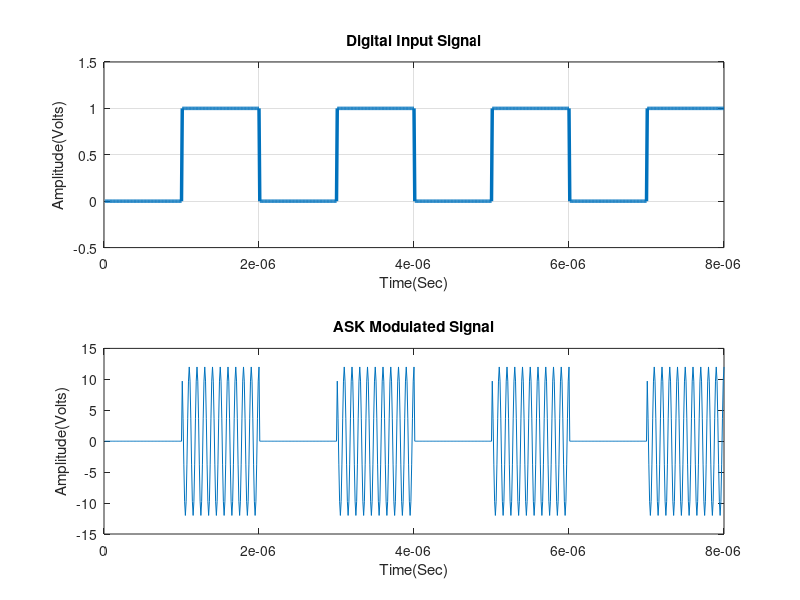

The MATLAB script that drew this image: (Note: this script raises an error after producing the figure.)
clc;
clear all;
close all;
n=8;
x=randi([0,1],1,n); %random bit generator
bp=.000001; % bit period
%disp(' Binary information at Transmitter :');
disp(x);

N = length(x);
Tb = bp % 0.0001; %Data rate = 1MHz i.e., bit period (second)

% ************* Represent input information as digital signal *************

nb = 100; % Digital signal per bit
digit = [];
for n = 1:1:N
if x(n) == 1;
sig = ones(1,nb);
else x(n) == 0;
sig = zeros(1,nb);
end
digit = [digit sig];
end
t1 = Tb/nb:Tb/nb:nb*N*(Tb/nb); % Time period

%figure('Name','ASK Modulation','NumberTitle','off');
subplot(2,1,1);
plot(t1,digit,'LineWidth',2.5);
grid on;
axis([0 Tb*N -0.5 1.5]);
xlabel('Time(Sec)');
ylabel('Amplitude(Volts)');
title('Digital Input Signal');

% **************************** ASK Modulation *****************************
Ac1 = 12; % Carrier amplitude for binary input '1'
Ac2 = 0; % Carrier amplitude for binary input '0'
br = 1/Tb; % Bit rate
Fc = br*10; % Carrier frequency
t2 = Tb/nb:Tb/nb:Tb; % Signal time
mod = [];
for (i = 1:1:N)
if (x(i) == 1)
y = Ac1*cos(2*pi*Fc*t2); % Modulation signal with carrier signal 1
else
y = Ac2*cos(2*pi*Fc*t2); % Modulation signal with carrier signal 2
end
mod = [mod y];
end
t3 = Tb/nb:Tb/nb:Tb*N; % Time period
subplot(2,1,2);
plot(t3,mod);
xlabel('Time(Sec)');
ylabel('Amplitude(Volts)');
title('ASK Modulated Signal');
sgtitle('(PUL074BEX004)');
% ********************* Transmitted signal x ******************************
